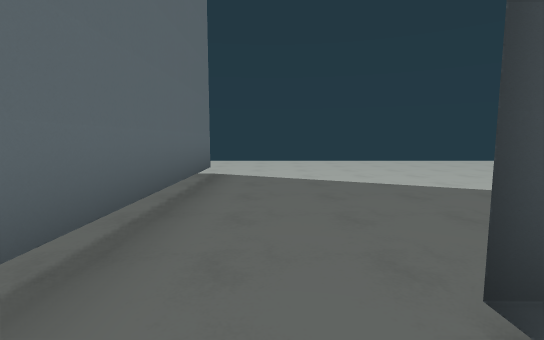
[1] (above)

17 first-person views from a walk through a level from a Godot 3-D game. The camera is 1.4 m above the floor, tilts 6° down and sees 85° across. Doors that lead somewhere are drawn open, without their leaves. The floor is counted in squares, 2 m on a side. Each view is taken from the middle of a square. On the plan, view 1 faces up. The plan holds only what a view shows up to about 10 squares ahead; the rest is blank. The place goes on beyond the plan.

[2]
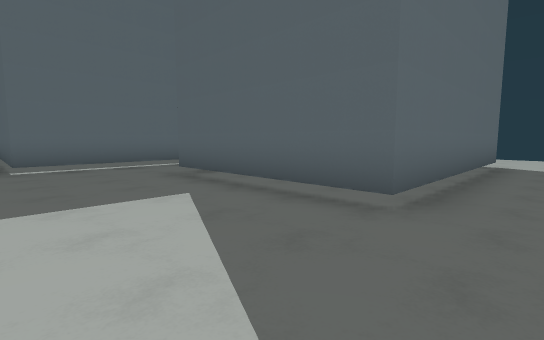

[3]
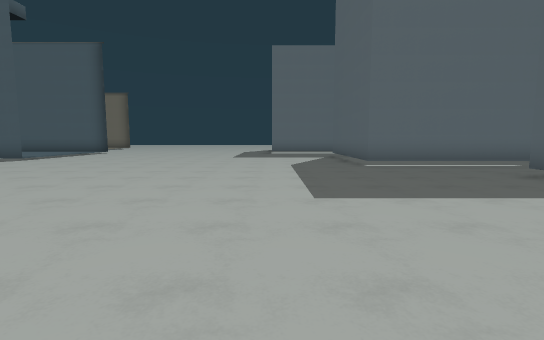

[4]
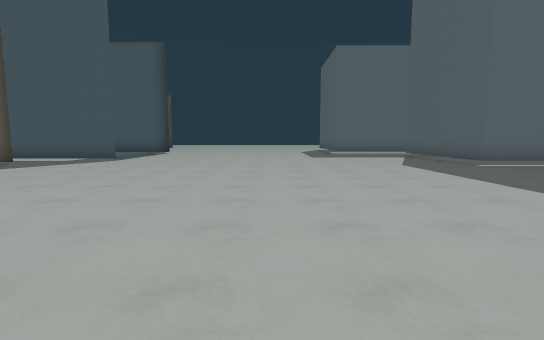

[5]
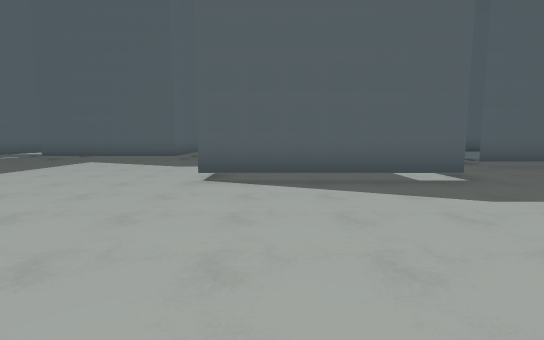

[6]
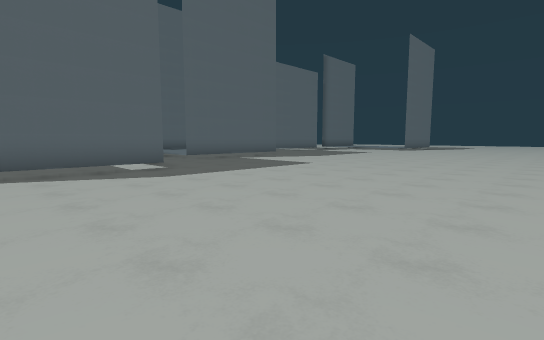

[7]
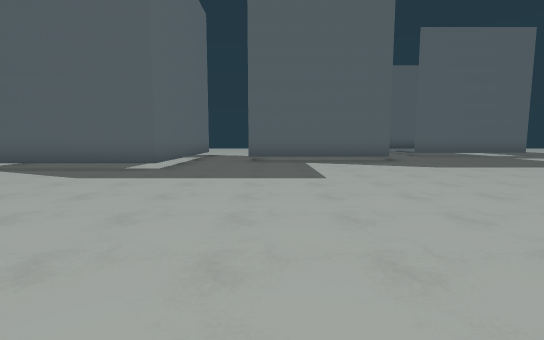

[8]
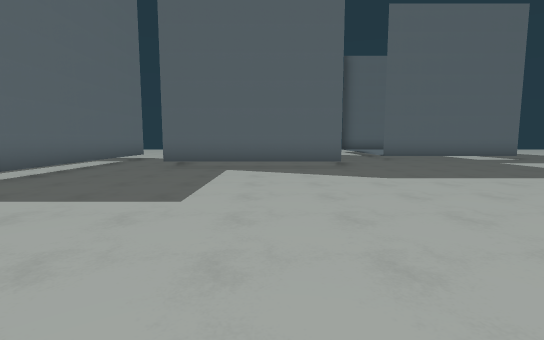

[9]
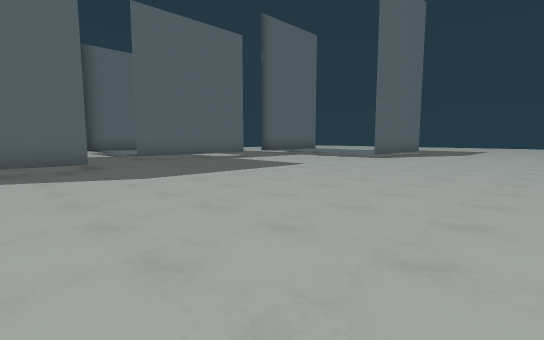

[10]
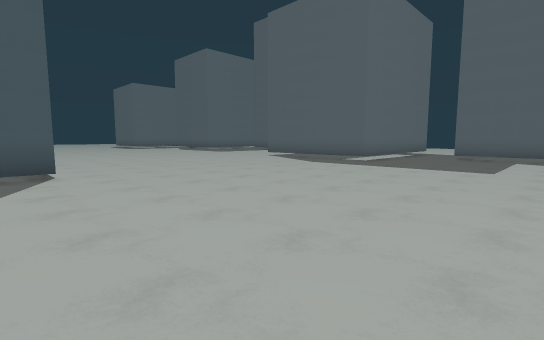

[11]
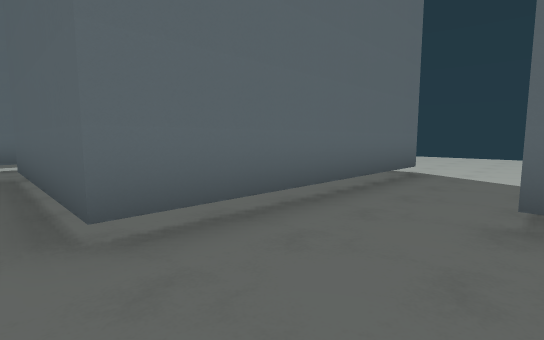

[12]
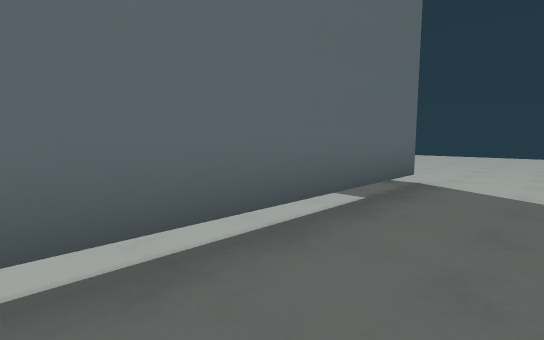

[13]
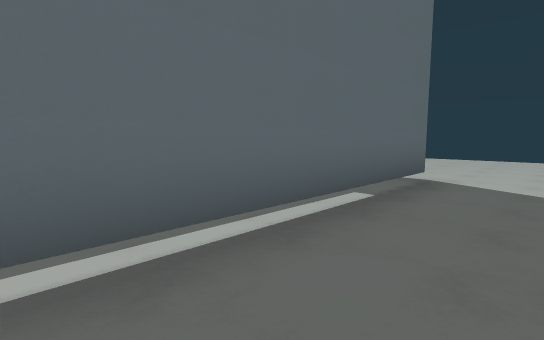

[14]
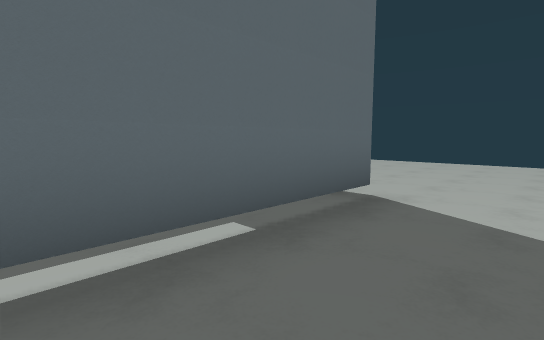

[15]
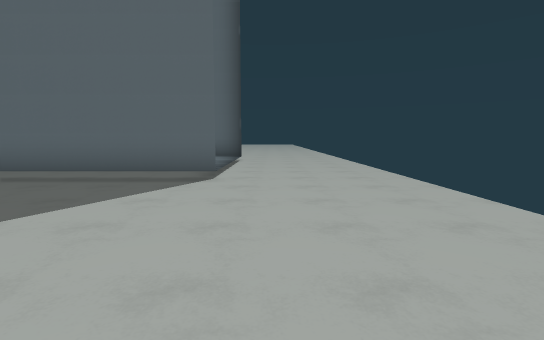

[16]
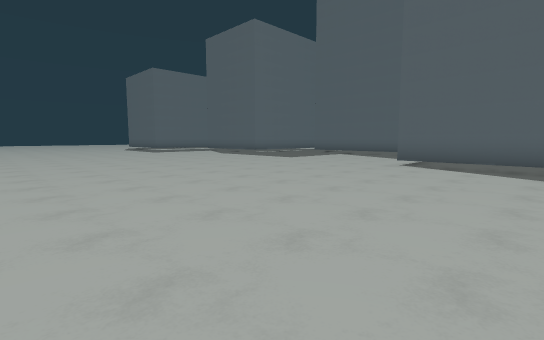

[17]
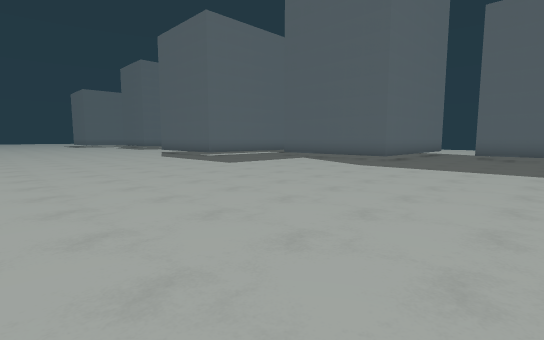

### Floor plan
Key: @ floor where view 1 was taken; # wall or solid block; . floor.
Columns run from 10 left of view 1 to 16 right of it. Each row starts with its distance up from view 1.
  9 .................     ..
  8 .................    ...
  7  ................    ...
  6  ....#  #.........   ...
  5  ....#  #.........   ...
  4   ...   #.........   ...
  3   #..   #....  ...   #..
  2   #..   #....  ...   #..
  1   #..   #..#   #..   #..
  0   #..####.@    #..   #..###
 -1   #........    #..   #.....
 -2 ###........    #..####.....
 -3 ...........    #...........
 -4 ...........    #...........
 -5 ...........#####...........
 -6 ...........................
 -7 ...........................
 -8 ...........................
 -9 ...........................
-10 ...........................
-11 ...........................
-12 ...........................
-13 #........    #.......
-14 #....        #.......
-15 #.#
-16 #.

Where each view was taken, in squares from view 1:
view 1: 0 up, 0 right, facing up
view 2: 3 down, 0 right, facing up-left
view 3: 5 down, 0 right, facing left
view 4: 8 down, 0 right, facing left
view 5: 10 down, 2 right, facing up
view 6: 12 down, 2 right, facing up-right
view 7: 12 down, 8 right, facing up
view 8: 10 down, 10 right, facing up
view 9: 10 down, 10 right, facing up-right
view 10: 14 down, 10 right, facing up-left
view 11: 3 down, 14 right, facing up-left
view 12: 4 down, 7 right, facing up-left
view 13: 2 down, 6 left, facing up-left
view 14: 0 up, 6 left, facing up-left
view 15: 7 up, 4 right, facing left
view 16: 13 down, 4 right, facing up-left
view 17: 12 down, 16 right, facing up-left
